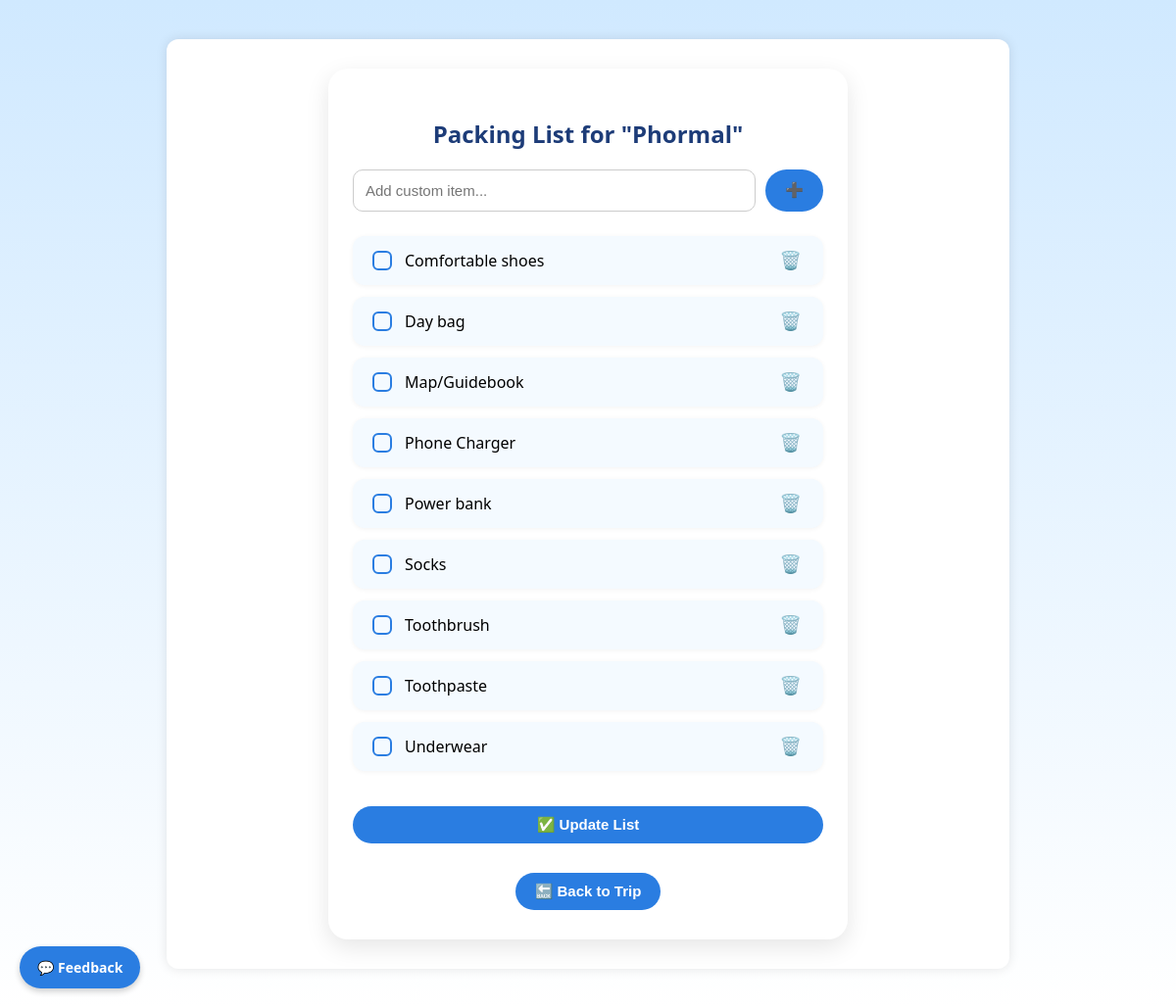
The app's page /trips/11/packing/ (signed in) with its own data.
### trips/models.py (models this page shows, shortened)
class Trip(models.Model):
    TRIP_TYPE_CHOICES = [
        ('beach', 'Beach'),
        ('city', 'City'),
        ('hiking', 'Hiking'),
        ('business', 'Business'),
        ('snow', 'Snow / Ski'),
        ('other', 'Other'),
    ]
    user = models.ForeignKey(get_user_model(), on_delete=models.CASCADE)
    name = models.CharField(max_length=100)
    destination = models.CharField(max_length=100)
    start_date = models.DateField()
    end_date = models.DateField()
    trip_type = models.CharField(max_length=50, choices=TRIP_TYPE_CHOICES, default='other')
    manually_cleared = models.BooleanField(default=False)
    is_public = models.BooleanField(default=False)
    share_token = models.CharField(max_length=12, unique=True, blank=True, null=True)

class PackingItem(models.Model):
    trip = models.ForeignKey(Trip, on_delete=models.CASCADE, related_name='packing_items')
    name = models.CharField(max_length=100)
    is_packed = models.BooleanField(default=False)

### trips/views.py (the view, shortened to what this page needs)
# urls.py: path('<int:trip_id>/packing/', views.packing_list, name='packing_list'),
@login_required
def packing_list(request, trip_id):
    trip = get_object_or_404(Trip, id=trip_id, user=request.user)
    if not trip.packing_items.exists() and not trip.manually_cleared:
        generate_packing_list(trip)
    items = trip.packing_items.all().order_by('is_packed', 'name')
    return render(request, 'trips/packing_list.html', {'trip': trip, 'items': items})

### trips/templates/trips/packing_list.html (shortened to what this page needs)
{% extends 'base.html' %}
{% block content %}
<div class="container" style="max-width: 480px; margin: auto; background: #ffffff; padding: 30px 25px; border-radius: 20px; box-shadow: 0 8px 25px rgba(0, 0, 0, 0.1);">
  <h2 style="text-align: center; color: #1d3c78; margin-bottom: 20px; font-weight: 700;">Packing List for "{{ trip.name }}"</h2>
  <form method="post" style="display: flex; gap: 10px; margin-bottom: 25px;">
    <input type="text" name="new_item" placeholder="Add custom item..." class="input-field">
    <button type="submit" class="add-btn">➕</button>
  </form>
  <form method="post" action="{% url 'update_packing_list' trip.id %}">
    <ul style="list-style: none; padding: 0;">
      {% if items %}
      {% for item in items %}
      <li class="packing-item fade-in">
        <label style="display: flex; align-items: center; gap: 10px;">
          <input type="checkbox" class="custom-checkbox" name="packed_items" value="{{ item.name }}" {% if item.is_packed %}checked{% endif %}>
          {{ item.name }}
        </label>
        <button type="submit" name="delete_item" value="{{ item.name }}" class="btn-icon">🗑️</button>
      </li>
      {% endfor %}
      {% else %}
        <li style="text-align: center; padding: 20px; color: #999;">Your packing list is empty. Start adding items above!</li>
      {% endif %}
    </ul>
    <button type="submit" class="update-btn" style="width: 100%; margin-top: 20px;">✅ Update List</button>
  </form>
  <div style="text-align: center; margin-top: 30px;">
    <a href="{% url 'trip_detail' trip.id %}">
      <button type="button" class="back-btn">🔙 Back to Trip</button>
    </a>
  </div>
</div>
{% endblock %}

### templates/base.html (style rules this page uses)
body { font-family: 'Segoe UI', sans-serif; background: linear-gradient(to bottom, #d0e9ff, #ffffff); margin: 0; padding: 0; }
.container { max-width: 800px; margin: 40px auto; background: #fff; padding: 30px; border-radius: 12px; box-shadow: 0 0 12px rgba(0, 0, 0, 0.1); }

### trips/templates/trips/packing_list.html (style rules this page uses)
.fade-in { animation: fadeInUp 0.5s ease both; }
.custom-checkbox { appearance: none; width: 20px; height: 20px; border: 2px solid #2a7de1; border-radius: 6px; position: relative; cursor: pointer; transition: 0.2s; }
.input-field { flex: 1; padding: 12px; font-size: 15px; border: 1px solid #ccc; border-radius: 10px; }
.add-btn, .update-btn, .back-btn { background-color: #2a7de1; color: white; border: none; border-radius: 30px; padding: 10px 20px; font-weight: bold; font-size: 15px; cursor: pointer; transition: background-color 0.3s; }
.packing-item { display: flex; justify-content: space-between; align-items: center; padding: 12px 16px; margin-bottom: 12px; border-radius: 12px; background: #f4faff; box-shadow: 0 1px 5px rgba(0,0,0,0.05); animation: fadeInUp 0.5s ease; }
.btn-icon { background: transparent; border: none; font-size: 18px; cursor: pointer; transition: transform 0.2s ease; }

### records on screen
Trip: name "Phormal"
PackingItem: name "Comfortable shoes"
PackingItem: name "Day bag"
PackingItem: name "Map/Guidebook"
PackingItem: name "Phone Charger"
PackingItem: name "Power bank"
PackingItem: name "Socks"
PackingItem: name "Toothbrush"
PackingItem: name "Toothpaste"
PackingItem: name "Underwear"
